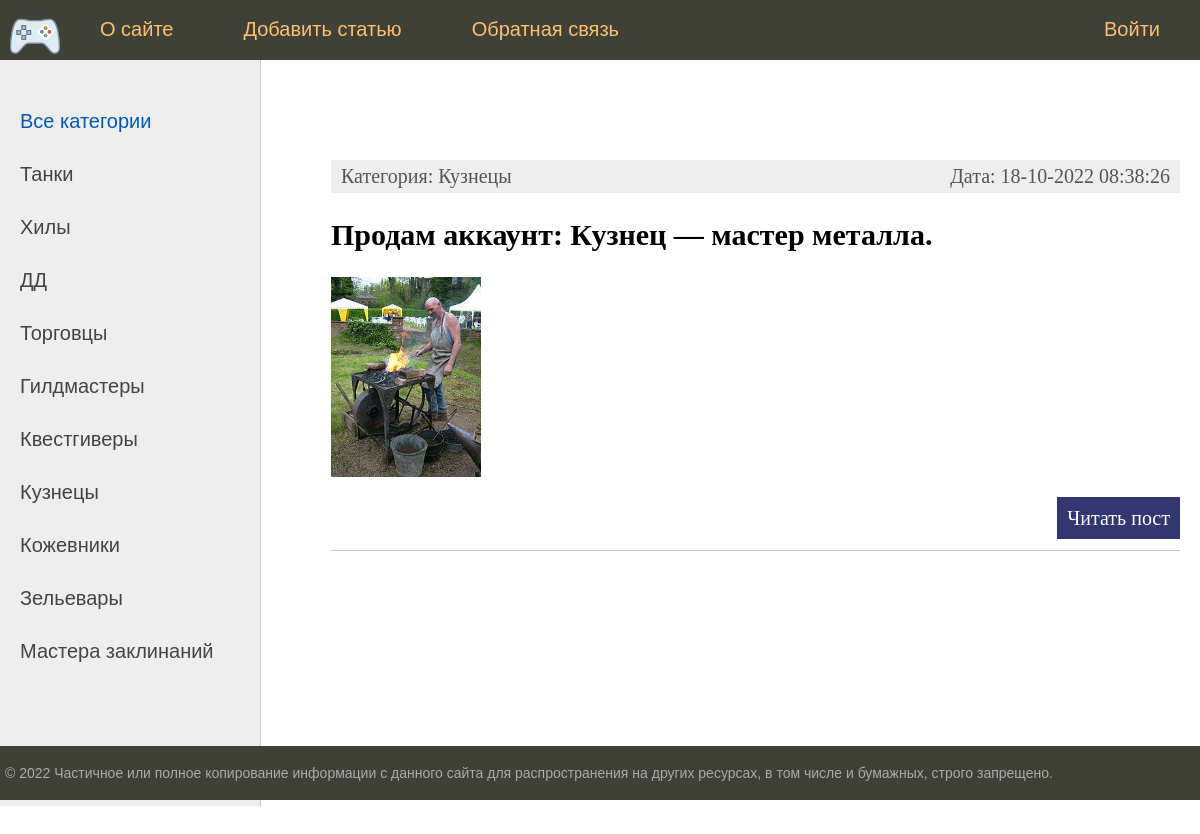
The app's page /, older data.
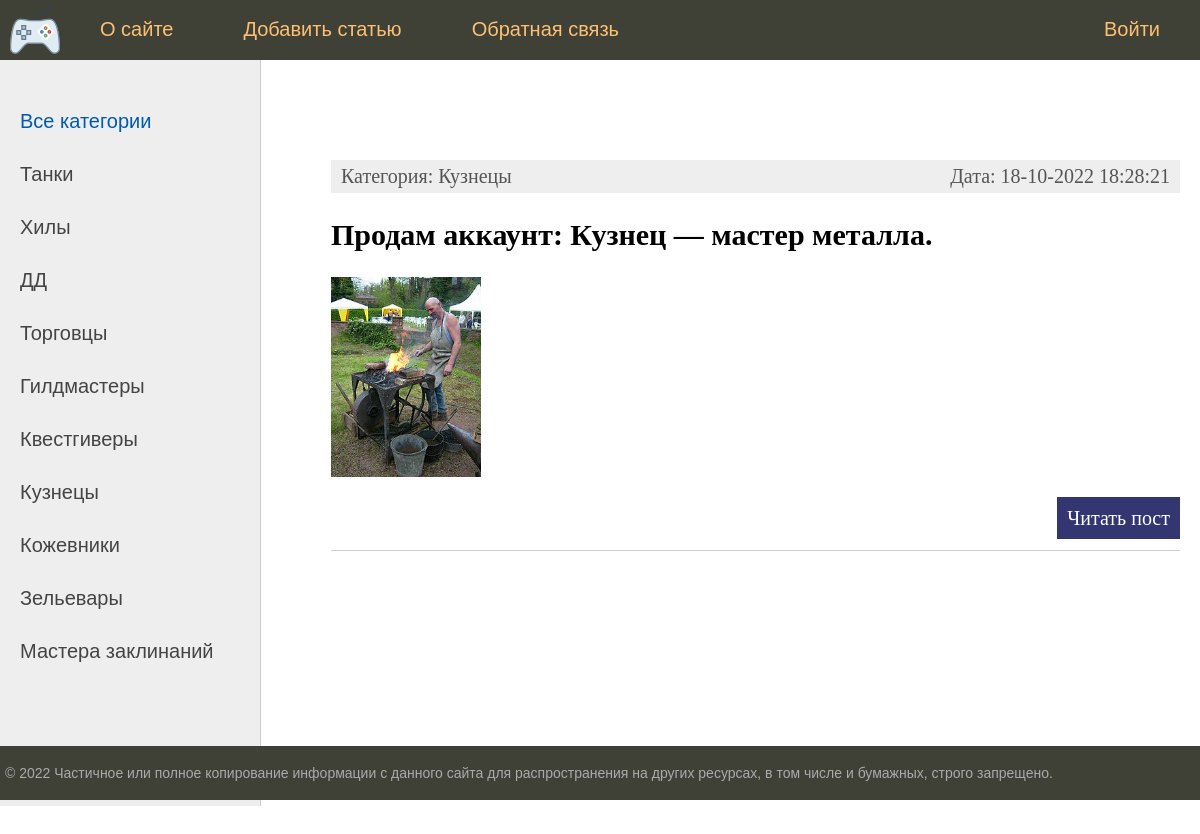
The same page, newer data.
### bboard/models.py (models this page shows, shortened)
class Post(models.Model):
    title = models.CharField(max_length=255)
    content = tinymce_models.HTMLField()
    category = models.ForeignKey('Category', on_delete=models.PROTECT, verbose_name="Category")
    author = models.ForeignKey('Author', on_delete=models.CASCADE, verbose_name="Author")
    photo = models.ImageField(upload_to="photos/%Y/%m/%d/")
    time_create = models.DateTimeField(auto_now_add=True)
    time_update = models.DateTimeField(auto_now=True)
    is_created = models.BooleanField(default=True)
    replies = models.ForeignKey('Reply', on_delete=models.CASCADE, verbose_name="Reply", null=True)
    slug = models.SlugField(max_length=255, unique=True, db_index=True, verbose_name="URL")
    def get_absolute_url(self):
        return reverse('post', kwargs={'post_slug': self.slug})
    class Meta:
        verbose_name = 'Publication'
        verbose_name_plural = 'Publications'

class Category(models.Model):
    name = models.CharField(
        max_length=64,
        unique=True,
        verbose_name='Category',
        help_text='Name of category - 64 characters',
    )
    slug = models.SlugField(max_length=255, unique=True, db_index=True, verbose_name="URL")
    def get_absolute_url(self):
        return reverse('category', kwargs={'cat_slug': self.slug})
    class Meta:
        verbose_name = 'Category'
        verbose_name_plural = 'Categories'

### bboard/views.py (the view)
# urls.py: path('', index, name='home'),
def index(request):
    posts = Post.objects.all()
    cats = Category.objects.all()
    context = {
        'posts': posts,
        'cats': cats,
        'menu': menu,
        'title': 'Главная страница',
        'cat_selected': 0,
    }
    return render(request, 'bboard/index.html', context=context)

### bboard/templatetags/bboard_tags.py (called while the page is built)
@register.inclusion_tag('bboard/list_categories.html')
def show_categories(sort=None, cat_selected=0):
    if not sort:
        cats = Category.objects.all()
    else:
        cats = Category.objects.all().orderby(sort)
    return {"cats": cats, "cat_selected": cat_selected}

### bboard/templates/bboard/index.html (shortened to what this page needs)
{% extends 'bboard/base.html' %}
{% block content %}
<ul class="list-articles">
	{% for p in posts %}
		<li>
			<div class="article-panel">
				<p class="first">Категория: {{ p.category.name }}</p>
				<p class="last">Дата: {{p.time_update|date:"d-m-Y H:i:s"}}</p>
			</div>
			<h2>{{ p.title }}</h2>
			{% if p.photo %}
				<p><img class="img-article-left thumb" src="{{ p.photo.url }}"></p>
			{% endif %}
			<p class="link-read-post"><a href="{{ p.get_absolute_url }}">Читать пост</a></p>
		</li>
	{% endfor %}
</ul>
{% endblock %}

Row changes from the older to the newer data that the page shows:
changed Post "Продам аккаунт: Кузнец — мастер металла.": time_update "18-10-2022 08:38:26" → "18-10-2022 18:28:21"
